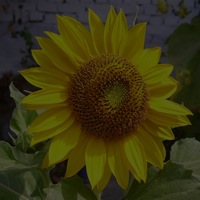
%> input picture IIVP Lab/Lab 1 + 2/Lab2/flower.jpg, 200 x 200 px
$ octave q3.m   (GNU Octave 9; MATLAB toolbox functions it lacks are replaced by stand-ins)
%> lines starting %> are read from the running program, lines starting %| are printed output that depends on the picture
I0 = imread('flower.jpg');
%> I0 is the input picture: size 200x200x3 uint8; mean R, G, B 58, 53, 17.1
I = I0;


[height,width, numberOfColorChannels]=size(I0);
%> height = 200; width = 200; numberOfColorChannels = 3
if numberOfColorChannels > 1
  disp(numberOfColorChannels);
%| 3
  I = rgb2gray(I0);
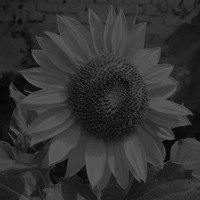
%> I: size 200x200 uint8; min 3, max 97, mean 50.4
end


subplot(2,3,1)
imshow(I)
title('Original Image');

[height,width]=size(I);


NumPixel = zeros(1,256);
for i = 1:height
    for j = 1:width
        NumPixel( I(i,j) + 1 ) = NumPixel( I(i,j) + 1 ) + 1;
    end
end
%> after the loop, NumPixel = 256 values, max 842 at index 62, min 0 at index 1, mean 156.2

subplot(2,3,2)
bar(NumPixel)
title('NumPixel');

[height,width]=size(I);


ProbPixel = zeros(1,256);
for i = 1:256
    ProbPixel(i) = NumPixel(i) / (height * width * 1.0);
end
%> after the loop, ProbPixel = 256 values, max 0.021 at index 62, min 0 at index 1, mean 0.00391

subplot(2,3,3)
bar(ProbPixel)
title('ProbPixel');

CumuPixel = zeros(1,256);
for i = 1:256
    if i == 1
        CumuPixel(i) = ProbPixel(i);
    else
        CumuPixel(i) = CumuPixel(i-1) + ProbPixel(i);
    end
end
%> after the loop, CumuPixel = 256 values from 0 to 1

subplot(2,3,4);
bar(CumuPixel)
title('CumPixel');

Map = zeros(1,256);
for i = 1:256
    Map(i) = uint8(255 * CumuPixel(i)+0.5);
end
%> after the loop, Map = 256 values from 1 to 255
for i = 1:height
    for j = 1:width
        I(i,j)=Map(I(i,j) + 1);
    end
end
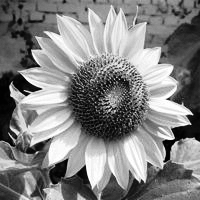
%> I: size 200x200 uint8; min 1, max 255, mean 129.7


subplot(2,3,5)
imshow(I)
title('New Image')
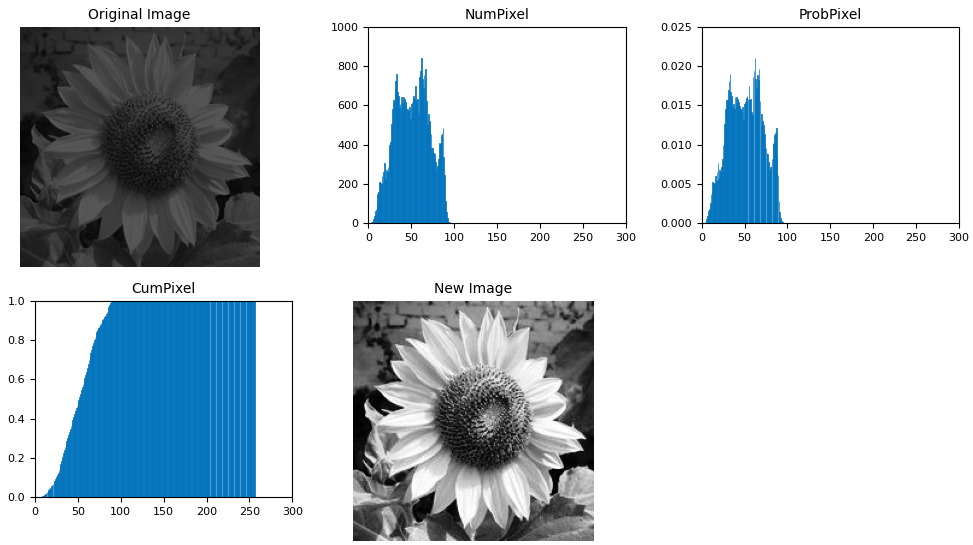
%> figure redrawn from the program's plot data, 5 panels
